Frame 1 (no input): blank canvas, image omitted
Frame 60 (the mouse pressed at the canvas centre just before this capture): blank canvas, image omitted
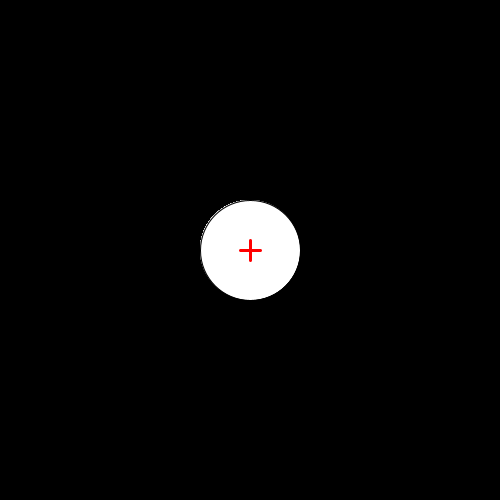
Frame 120 (the mouse held since frame 60 and released just before this capture)

The Processing sketch whose frames 1 and 60 were blank and that drew this single picture after the mouse press (run headless with seeded random() and noise(); from frame 60 on, the mouse is pressed at the canvas centre):

// Processing sketch: CreateImageV02
// ── CreateImageV02.pde
PGraphics img;

void setup() {
  size(500, 500);  
  img = createGraphics(500,500);
  img.beginDraw();
  img.background(0);
  stroke(255,0,0);
  strokeWeight(3);
}

void draw() {
  img.beginDraw();
  if(mousePressed) {
   img.ellipse(mouseX,mouseY,100,100);
   
  }
  image(img, 0,0);
  img.endDraw();
  line(mouseX-10, mouseY, mouseX+10, mouseY);
  line(mouseX, mouseY-10, mouseX, mouseY+10);
  if(keyPressed) {
    img.save("elipsy.jpg");
  }
}
